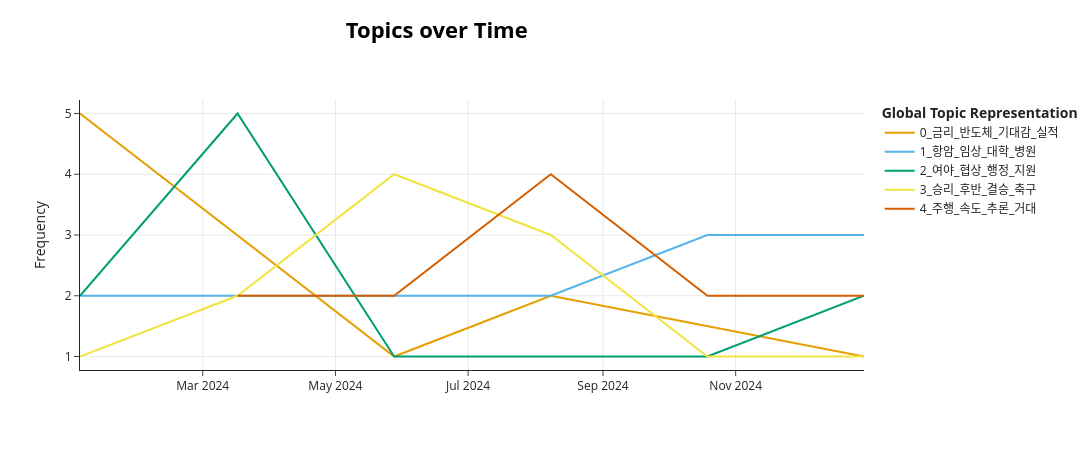

Source (notebook cell):
### Markdown cell above
## 7. Dynamic Topic Modeling

`date` 컬럼을 사용해 시간에 따라 각 주제의 빈도가 어떻게 변하는지 확인한다.

### Code cell
topics_over_time = topic_model.topics_over_time(
    docs,
    timestamps,
    topics=topics,
    nr_bins=6,
)

topics_over_time_path = OUTPUT_DIR / "ch8A_topics_over_time_result.csv"
topics_over_time.to_csv(topics_over_time_path, index=False, encoding="utf-8-sig")
print(f"저장 완료: {topics_over_time_path}")
display(topics_over_time.head(12))

time_summary_rows = []
for topic_id in sorted(t for t in topics_over_time["Topic"].unique() if t != -1):
    topic_series = topics_over_time[topics_over_time["Topic"] == topic_id].sort_values("Timestamp")
    if topic_series.empty:
        continue
    peak_row = topic_series.loc[topic_series["Frequency"].idxmax()]
    first_freq = float(topic_series.iloc[0]["Frequency"])
    last_freq = float(topic_series.iloc[-1]["Frequency"])
    delta = last_freq - first_freq
    if delta > 0:
        trend = "증가"
    elif delta < 0:
        trend = "감소"
    else:
        trend = "유지"
    time_summary_rows.append({
        "topic": int(topic_id),
        "estimated_label": topic_label_guess.get(int(topic_id), f"주제 {topic_id}"),
        "keywords": ", ".join(topic_keywords.get(int(topic_id), [])[:4]),
        "first_frequency": first_freq,
        "last_frequency": last_freq,
        "change": delta,
        "trend": trend,
        "peak_time": peak_row["Timestamp"],
        "peak_frequency": float(peak_row["Frequency"]),
    })

time_summary_df = pd.DataFrame(time_summary_rows)
display(time_summary_df)

print("\n[시간별 토픽 변화 해석]")
print("- Frequency는 해당 시간 구간에서 그 토픽으로 분류된 문서 수를 뜻한다.")
if not time_summary_df.empty:
    for row in time_summary_rows:
        print(
            f"- {row['estimated_label']} 토픽은 첫 구간 {row['first_frequency']:.0f}건, "
            f"마지막 구간 {row['last_frequency']:.0f}건으로 '{row['trend']}' 패턴이다. "
            f"최고점은 {row['peak_time']}의 {row['peak_frequency']:.0f}건이다."
        )
    dominant = time_summary_df.sort_values("peak_frequency", ascending=False).iloc[0]
    print(f"- 가장 높은 순간 빈도를 보인 토픽은 '{dominant['estimated_label']}'이다.")
else:
    print("- 해석할 유효 토픽이 없다.")

try:
    fig = topic_model.visualize_topics_over_time(topics_over_time, top_n_topics=min(5, n_topics))
    display(fig)
except Exception as exc:
    print(f"dynamic topic 시각화 출력 실패: {exc}")

### Figure 1 — Plotly figure (JSON) as saved in the notebook; plotly's stock layout.template omitted (floating-point values rounded to 4 significant figures)
{"data": [{"hoverinfo": "text", "hovertext": ["<b>Topic 0</b><br>Words: 금리, 실적, 회복, 기대감, 전망", "<b>Topic 0</b><br>Words: 금리, 전망, 회복, 수출, 실적", "<b>Topic 0</b><br>Words: 설비, 지표, 부담, 비용, 유가", "<b>Topic 0</b><br>Words: 금리, 인상, 환율, 변동, 증시", "<b>Topic 0</b><br>Words: 금리, 수출, 기대감, 회복, 전망"], "marker": {"color": "#E69F00"}, "mode": "lines", "name": "0_금리_반도체_기대감_실적", "type": "scatter", "x": ["2024-01-04T13:37:55.200000", "2024-03-17T00:00:00.000000", "2024-05-28T00:00:00.000000", "2024-08-08T00:00:00.000000", "2024-12-30T00:00:00.000000"], "y": [5, 3, 1, 2, 1]}, {"hoverinfo": "text", "hovertext": ["<b>Topic 1</b><br>Words: 임상, 항암, 치료제, 병원, 대학", "<b>Topic 1</b><br>Words: 심혈관, 부족, 설명, 질환, 수면", "<b>Topic 1</b><br>Words: 환자, 보건, 고위험군, 독감, 권고", "<b>Topic 1</b><br>Words: 응급실, 의료, 과밀, 체계, 지역", "<b>Topic 1</b><br>Words: 병원, 임상, 항암, 치료제, 대학"], "marker": {"color": "#56B4E9"}, "mode": "lines", "name": "1_항암_임상_대학_병원", "type": "scatter", "x": ["2024-01-04T13:37:55.200000", "2024-05-28T00:00:00.000000", "2024-08-08T00:00:00.000000", "2024-10-19T00:00:00.000000", "2024-12-30T00:00:00.000000"], "y": [2, 2, 2, 3, 3]}, {"hoverinfo": "text", "hovertext": ["<b>Topic 2</b><br>Words: 재정, 행정, 방안, 지원, 지방", "<b>Topic 2</b><br>Words: 협상, 여야, 재정, 행정, 방안", "<b>Topic 2</b><br>Words: 국무, 규제, 대통령, 경쟁력, 산업", "<b>Topic 2</b><br>Words: 협상, 여야, 후보자, 지도부, 공지", "<b>Topic 2</b><br>Words: 협상, 여야, 막판, 처리, 지도부", "<b>Topic 2</b><br>Words: 재정, 행정, 방안, 지원, 지방"], "marker": {"color": "#009E73"}, "mode": "lines", "name": "2_여야_협상_행정_지원", "type": "scatter", "x": ["2024-01-04T13:37:55.200000", "2024-03-17T00:00:00.000000", "2024-05-28T00:00:00.000000", "2024-08-08T00:00:00.000000", "2024-10-19T00:00:00.000000", "2024-12-30T00:00:00.000000"], "y": [2, 5, 1, 1, 1, 2]}, {"hoverinfo": "text", "hovertext": ["<b>Topic 3</b><br>Words: 승리, 후반, 대표, 추가, 축구", "<b>Topic 3</b><br>Words: 가드, 도움, 챔피언, 득점, 주전", "<b>Topic 3</b><br>Words: 승리, 후반, 대표, 추가, 축구", "<b>Topic 3</b><br>Words: 승리, 선두, 감독, 수비, 확정", "<b>Topic 3</b><br>Words: 승리, 후반, 대표, 추가, 축구", "<b>Topic 3</b><br>Words: 승리, 후반, 대표, 추가, 축구"], "marker": {"color": "#F0E442"}, "mode": "lines", "name": "3_승리_후반_결승_축구", "type": "scatter", "x": ["2024-01-04T13:37:55.200000", "2024-03-17T00:00:00.000000", "2024-05-28T00:00:00.000000", "2024-08-08T00:00:00.000000", "2024-10-19T00:00:00.000000", "2024-12-30T00:00:00.000000"], "y": [1, 2, 4, 3, 1, 1]}, {"hoverinfo": "text", "hovertext": ["<b>Topic 4</b><br>Words: 속도, 연구진, 거대, 추론, 기법", "<b>Topic 4</b><br>Words: 주행, ai, 기능, 카메라, 디바이스", "<b>Topic 4</b><br>Words: 주행, 속도, 기법, 연구진, 모델", "<b>Topic 4</b><br>Words: 주행, 도심, 소프트웨어, 안정, 향상", "<b>Topic 4</b><br>Words: 속도, 연구진, 거대, 추론, 기법"], "marker": {"color": "#D55E00"}, "mode": "lines", "name": "4_주행_속도_추론_거대", "type": "scatter", "x": ["2024-03-17T00:00:00.000000", "2024-05-28T00:00:00.000000", "2024-08-08T00:00:00.000000", "2024-10-19T00:00:00.000000", "2024-12-30T00:00:00.000000"], "y": [2, 2, 4, 2, 2]}], "layout": {"height": 450, "hoverlabel": {"bgcolor": "white", "font": {"family": "Rockwell", "size": 16}}, "legend": {"title": {"text": "<b>Global Topic Representation"}}, "title": {"font": {"color": "Black", "size": 22}, "text": "<b>Topics over Time</b>", "x": 0.4, "xanchor": "center", "y": 0.95, "yanchor": "top"}, "width": 1250, "xaxis": {"showgrid": true}, "yaxis": {"showgrid": true, "title": {"text": "Frequency"}}}}
